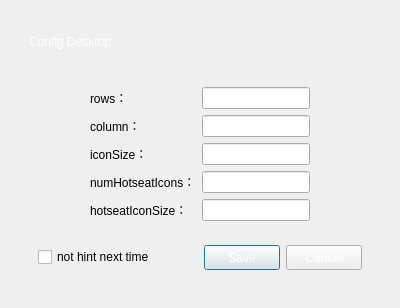
<?xml version="1.0" encoding="UTF-8"?>
<ui version="4.0">
 <class>Dialogdesktopini</class>
 <widget class="QDialog" name="Dialogdesktopini">
  <property name="geometry">
   <rect>
    <x>0</x>
    <y>0</y>
    <width>400</width>
    <height>308</height>
   </rect>
  </property>
  <property name="windowTitle">
   <string>Dialog</string>
  </property>
  <property name="styleSheet">
   <string notr="true">QWidget {
	font: 25 9pt &quot;微软雅黑&quot;;
}

#wgt_main {
	border-width: 40px 10px 10px 10px;
	border-image: url(:/skins/skins/bg_dialogbase.png) 40 10 10 10 repeat repeat;
}

#label_title {
    color: white;
}

#btn_close {
	border: 0px;
	background-image: url(:/skins/skins/btn_win_close.png);
}

#btn_close::hover {
	margin:1px;
}

#btn_close::pressed {
	border: 0px;
	background-image: url(:/skins/skins/btn_win_close_pressed.png);
}

#btn_save,
#btn_cancel,
#btn_useDefault {
	color: #ffffff;
	border-width: 2px;
	border-image: url(:/skins/skins/btn_blue.png) 2 2;
	min-width: 64px;
	min-height: 20px;
}

#btn_save::hover,
#btn_cancel::hover.
#btn_useDefault::hover {
	color: #ffffff;
	border-width: 2px;
	border-image: url(:/skins/skins/btn_blue_hover.png) 2 2;
}

#btn_save::pressed,
#btn_cancel::pressed,
#btn_useDefault::pressed {
	color: #ffffff;
	border-width: 2px;
	border-image: url(:/skins/skins/btn_blue_pressed.png) 2 2;
}</string>
  </property>
  <layout class="QGridLayout" name="gridLayout_2">
   <item row="0" column="0">
    <widget class="QWidget" name="wgt_main" native="true">
     <layout class="QVBoxLayout" name="verticalLayout_2">
      <item>
       <widget class="QWidget" name="wgt_title" native="true">
        <layout class="QHBoxLayout" name="horizontalLayout">
         <item>
          <widget class="QLabel" name="label_title">
           <property name="text">
            <string>Config Desktop</string>
           </property>
          </widget>
         </item>
         <item>
          <spacer name="horizontalSpacer">
           <property name="orientation">
            <enum>Qt::Horizontal</enum>
           </property>
           <property name="sizeHint" stdset="0">
            <size>
             <width>215</width>
             <height>20</height>
            </size>
           </property>
          </spacer>
         </item>
         <item>
          <widget class="QToolButton" name="btn_close">
           <property name="minimumSize">
            <size>
             <width>25</width>
             <height>25</height>
            </size>
           </property>
           <property name="text">
            <string/>
           </property>
          </widget>
         </item>
        </layout>
       </widget>
      </item>
      <item>
       <widget class="QWidget" name="wgt_content" native="true">
        <layout class="QVBoxLayout" name="verticalLayout">
         <item>
          <widget class="QWidget" name="widget" native="true">
           <layout class="QGridLayout" name="gridLayout">
            <item row="0" column="1">
             <widget class="QLabel" name="label_rows">
              <property name="text">
               <string>rows：</string>
              </property>
             </widget>
            </item>
            <item row="1" column="1">
             <widget class="QLabel" name="label_column">
              <property name="text">
               <string>column：</string>
              </property>
             </widget>
            </item>
            <item row="3" column="0" rowspan="2">
             <spacer name="horizontalSpacer_3">
              <property name="orientation">
               <enum>Qt::Horizontal</enum>
              </property>
              <property name="sizeHint" stdset="0">
               <size>
                <width>37</width>
                <height>20</height>
               </size>
              </property>
             </spacer>
            </item>
            <item row="4" column="3">
             <spacer name="horizontalSpacer_4">
              <property name="orientation">
               <enum>Qt::Horizontal</enum>
              </property>
              <property name="sizeHint" stdset="0">
               <size>
                <width>36</width>
                <height>18</height>
               </size>
              </property>
             </spacer>
            </item>
            <item row="2" column="1">
             <widget class="QLabel" name="label_iconsize">
              <property name="styleSheet">
               <string notr="true"/>
              </property>
              <property name="text">
               <string>iconSize：</string>
              </property>
             </widget>
            </item>
            <item row="3" column="1">
             <widget class="QLabel" name="label_numhotseaticons">
              <property name="text">
               <string>numHotseatIcons：</string>
              </property>
             </widget>
            </item>
            <item row="4" column="1">
             <widget class="QLabel" name="label_hotseaticonsize">
              <property name="text">
               <string>hotseatIconSize：</string>
              </property>
             </widget>
            </item>
            <item row="0" column="2">
             <widget class="QLineEdit" name="lineEdit_rows"/>
            </item>
            <item row="1" column="2">
             <widget class="QLineEdit" name="lineEdit_column"/>
            </item>
            <item row="2" column="2">
             <widget class="QLineEdit" name="lineEdit_iconsize"/>
            </item>
            <item row="3" column="2">
             <widget class="QLineEdit" name="lineEdit_numhotseaticons"/>
            </item>
            <item row="4" column="2">
             <widget class="QLineEdit" name="lineEdit_hotseaticonsize"/>
            </item>
           </layout>
          </widget>
         </item>
         <item>
          <widget class="QWidget" name="widget_2" native="true">
           <layout class="QHBoxLayout" name="horizontalLayout_2">
            <item>
             <widget class="QCheckBox" name="chx_notHintNextTime">
              <property name="text">
               <string>not hint next time</string>
              </property>
             </widget>
            </item>
            <item>
             <spacer name="horizontalSpacer_2">
              <property name="orientation">
               <enum>Qt::Horizontal</enum>
              </property>
              <property name="sizeHint" stdset="0">
               <size>
                <width>47</width>
                <height>20</height>
               </size>
              </property>
             </spacer>
            </item>
            <item>
             <widget class="QPushButton" name="btn_save">
              <property name="text">
               <string>Save</string>
              </property>
             </widget>
            </item>
            <item>
             <widget class="QPushButton" name="btn_cancel">
              <property name="text">
               <string>Cancel</string>
              </property>
             </widget>
            </item>
           </layout>
          </widget>
         </item>
        </layout>
       </widget>
      </item>
     </layout>
    </widget>
   </item>
  </layout>
 </widget>
 <resources/>
 <connections/>
</ui>
